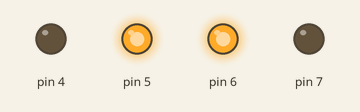
Simulated run of this sketch. Board: Arduino Uno, built with avr-gcc and run on an emulated ATmega328P. Parts: output pins drawn as LEDs (lit = HIGH).

Above: at 0.1 s.
Timing chart, 0 to 1.6 s (numbered marks = the images above):
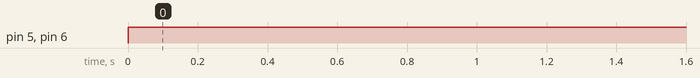

The sketch:

testing_of_wheels.ino
```cpp
void setup() {
  pinMode(7,OUTPUT);
  pinMode(6,OUTPUT);
  pinMode(5,OUTPUT);
  pinMode(4,OUTPUT);

  Serial.begin(9600);

}

void loop() {
  digitalWrite(7,LOW);
  digitalWrite(6,HIGH);
   digitalWrite(5,HIGH);
    digitalWrite(4,LOW);


}
```

Measured:
- by itself, pin 5, pin 6: LOW → HIGH at 0.00 s
